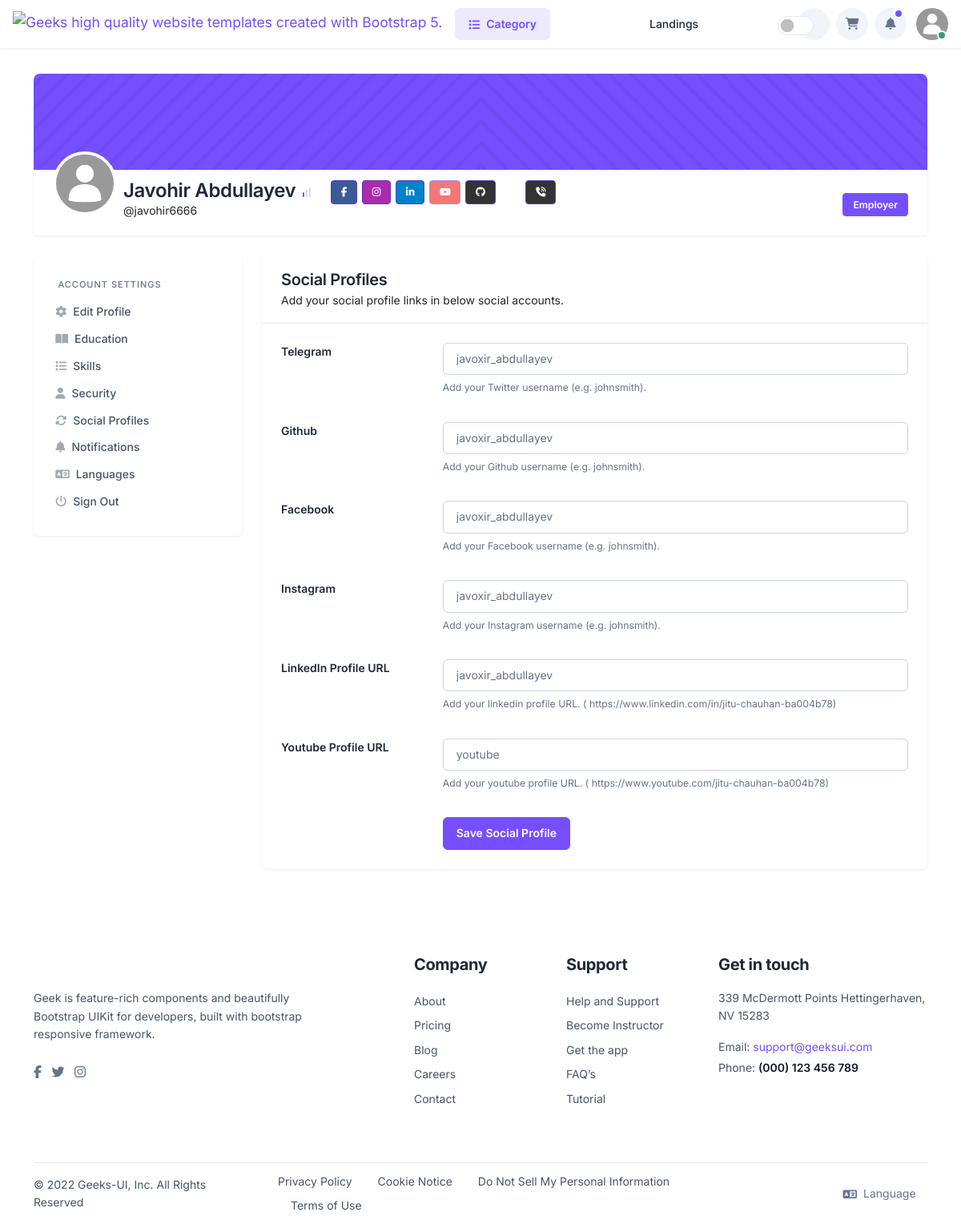
Screenshot of /users/settings/javohir6666/social-network/ (signed in) with the database file from the repository.
### users/models.py (models this page shows)
class CustomUser(AbstractUser):
    user_type= models.CharField(max_length=20, choices=USER_TYPE)
    phone = models.CharField(max_length=17, blank=True, null=True)
    telegram = models.CharField(max_length=150, blank=True, null=True)
    instagram = models.CharField(max_length=150, blank=True, null=True)
    website = models.CharField(max_length=150, blank=True, null=True)
    linkedin= models.CharField(max_length=150, blank=True, null=True)
    facebook = models.CharField(max_length=150, blank=True, null=True)
    github = models.CharField(max_length=150, blank=True, null=True)
    youtube = models.CharField(max_length=150, blank=True, null=True)
    about = models.TextField(blank=True)
    languages = models.CharField(max_length=20, choices=LANGUAGES, blank=True)
    gender = models.CharField(max_length=20, choices=GENDER_SELECTION, blank=True)
    avatar = models.ImageField(upload_to='avatars/', default='avatars/default.png', blank=True)
    address = models.CharField(max_length=255, blank=True, null=True)
    class Meta:
        ordering = ['-date_joined']
    def __str__(self):
        return str(self.username)

### users/views.py (the view)
# urls.py: path(r'settings/<str:username>/social-network/', SocialView.as_view(), name='profileSocialNetwork'),
class SocialView(View, LoginRequiredMixin):
    login_url = 'users:login'
    def get(self, request, username):
        user = get_object_or_404(CustomUser, username=username)
        return render(request, 'users/profile/social_profiles.html', {"customuser": user})

### templates/users/profile/social_profiles.html (shortened to what this page needs)
{% extends 'users/profile/layouts/detail.html' %}
{% block cont %}
<div class="col-lg-9 col-md-8 col-12">
    <div class="card">
        <div class="card-header">
            <h3 class="mb-0">Social Profiles</h3>
            <p class="mb-0">
                Add your social profile links in below social accounts.
            </p>
        </div>
        <div class="card-body">
            <form method="POST" action="/users/settings/{{user.username}}/social-network/update/" enctype="multipart/form-data">
            <div class="row mb-5">
                <div class="col-lg-3 col-md-4 col-12">
                    <h5>Telegram</h5>
                </div>
                <div class="col-lg-9 col-md-8 col-12">
                    <input type="text" name="telegram" class="form-control mb-1" {% if user.telegram == None %}placeholder="telegram"{% else %}value="{{user.telegram}}"{% endif %}>
                    <small class="text-muted">Add your Twitter username (e.g. johnsmith).</small>
                </div>
            </div>
            <div class="row mb-5">
                <div class="col-lg-3 col-md-4 col-12">
                    <h5>Github</h5>
                </div>
                <div class="col-lg-9 col-md-8 col-12">
                    <input type="text" name="github" class="form-control mb-1" {% if user.github == None %}placeholder="github"{% else %}value="{{user.github}}"{% endif %}>
                    <small class="text-muted">Add your Github username (e.g. johnsmith).</small>
                </div>
            </div>
            <div class="row mb-5">
                <div class="col-lg-3 col-md-4 col-12">
                    <h5>Facebook</h5>
                </div>
                <div class="col-lg-9 col-md-8 col-12">
                    <input type="text" name="facebook" class="form-control mb-1" {% if user.facebook == None %}placeholder="Facebook"{% else %}value="{{user.facebook}}"{% endif %}>
                    <small class="text-muted">Add your Facebook username (e.g. johnsmith).</small>
                </div>
            </div>
            <div class="row mb-5">
                <div class="col-lg-3 col-md-4 col-12">
                    <h5>Instagram</h5>
                </div>
                <div class="col-lg-9 col-md-8 col-12">
                    <input type="text" name="instagram" class="form-control mb-1" {% if user.instagram == None %}placeholder="instagram"{% else %}value="{{user.instagram}}"{% endif %}>
                    <small class="text-muted">Add your Instagram username (e.g. johnsmith).</small>
                </div>
            </div>
            <div class="row mb-5">
                <div class="col-lg-3 col-md-4 col-12">
                    <h5>LinkedIn Profile URL</h5>
                </div>
                <div class="col-lg-9 col-md-8 col-12">
                    <input type="text" name="linkedin" class="form-control mb-1" {% if user.linkedin == None %}placeholder="linkedin"{% else %}value="{{user.linkedin}}"{% endif %}>
                    <small class="text-muted">Add your linkedin profile URL. (
                        https://www.linkedin.com/in/jitu-chauhan-ba004b78)</small>
                </div>
            </div>
                <div class="row mb-5">
                    <div class="col-lg-3 col-md-4 col-12">
                        <h5>Youtube Profile URL</h5>
                    </div>
                    <div class="col-lg-9 col-md-8 col-12">
                        <input type="text" name="youtube" class="form-control mb-1" {% if user.youtube == None %}placeholder="youtube"{% else %}value="{{user.youtube}}"{% endif %}>
                        <small class="text-muted">Add your youtube profile URL. (
                            https://www.youtube.com/jitu-chauhan-ba004b78)</small>
                    </div>
                </div>
            <div class="row">
                <div class="offset-lg-3 col-lg-6 col-12">
                    <button type="submit" class="btn btn-primary">Save Social Profile</button>
                </div>
            </div>
        </form>
        </div>
    </div>
</div>
{% endblock cont %}

### templates/users/profile/layouts/detail.html (shortened to what this page needs)
{% extends 'layouts/base.html' %}
{% load static %}
{% block content %}
<section class="pt-5 pb-5">
    <div class="container">
        <div class="row align-items-center">
            <div class="col-xl-12 col-lg-12 col-md-12 col-12">
                <div class="pt-16 rounded-top-md" style="
                            background: url({% static 'img/background/profile-bg.jpg' %}) no-repeat;
                            background-size: cover;
                        "></div>
              <div class="card rounded-0 rounded-bottom  px-4  pt-2 pb-4 ">
                <div class="d-flex align-items-end justify-content-between  ">
                  <div class="d-flex align-items-center">
                    <div class="me-2 position-relative d-flex justify-content-end align-items-end mt-n5">
                      <img src="{{user.avatar.url}}" class="avatar-xl rounded-circle border border-4 border-white" alt="">
                    </div>
                    <div class="lh-1">
                      <h2 class="mb-0">{% if user.get_full_name %}{{user.get_full_name}}{% else %}None{% endif %}
                        <a href="#" class="text-decoration-none" data-bs-toggle="tooltip" data-placement="top" aria-label="Beginner" data-bs-original-title="Beginner">
                          <svg width="16" height="16" viewBox="0 0 16 16" fill="none" xmlns="http://www.w3.org/2000/svg">
                            <rect x="3" y="8" width="2" height="6" rx="1" fill="#754FFE"></rect>
                            <rect x="7" y="5" width="2" height="9" rx="1" fill="#DBD8E9"></rect>
                            <rect x="11" y="2" width="2" height="12" rx="1" fill="#DBD8E9"></rect>
                          </svg>
                        </a>
                        <div class="d-inline mx-3">
                          <a class="btn btn-sm btn-primary btn-floating {% if user.facebook %}active {% else %} disabled{% endif %} " style="background-color: #3b5998;" href="https://facebook.com/{{user.facebook}}" role="button">
                            <i class="fab fa-facebook-f"></i>
                          </a>
                          <a class="btn btn-sm btn-primary btn-floating {% if user.instagram %}active {% else %} disabled{% endif %} " style="background-color: #ac2bac;" href="https://instagram.com/{{user.instagram}}" role="button">
                            <i class="fab fa-instagram"></i>
                          </a>
                          <a class="btn btn-sm btn-primary btn-floating {% if user.linkedin %}active {% else %} disabled{% endif %} " style="background-color: #0082ca;" href="https://linkedin.com/{{user.linkedin}}" role="button">
                            <i class="fab fa-linkedin-in"></i>
                          </a>
                          <a class="btn btn-sm btn-primary btn-floating {% if user.youtube %}active {% else %} disabled{% endif %} " style="background-color: #ed302f;" href="https://youtube.com/{{user.youtube}}" role="button">
                            <i class="fab fa-youtube"></i>
                          </a>
                          <a class="btn btn-sm btn-primary btn-floating {% if user.github %}active {% else %} disabled{% endif %} " style="background-color: #333333;" href="https://github.com/{{user.github}}" role="button">
                            <i class="fab fa-github"></i>
                          </a>
                          <a class="btn btn-sm btn-primary mx-5 btn-floating {% if user.phone %}active {% else %} disabled{% endif %} " style="background-color: #333333;" href="tel:{{user.phone}}" role="button">
                            <i class="fa fa-phone-volume"></i>
                          </a>
                        </div>
                      </h2>
                      <p class=" mb-0 d-block">@{{user}}</p>
                    </div>
                  </div>
                  <div>
                    <span class="btn btn-primary btn-sm d-none d-md-block">{{user.user_type}}</span>
                  </div>
                </div>
                </div>
            </div>
        </div>
<div class="row mt-0 mt-md-4">
            <div class="col-lg-3 col-md-4 col-12">
                <nav class="navbar navbar-expand-md navbar-light shadow-sm mb-4 mb-lg-0 sidenav">
                    <div class="collapse navbar-collapse" id="sidenav">
                        <div class="navbar-nav flex-column">
                            <span class="navbar-header">Account Settings</span>
                            <ul class="list-unstyled ms-n2 mb-0">
                                <li class="nav-item">
                                    <a class="nav-link" href="{% url 'users:profile' user.username %}"><i class="fa fa-gear nav-icon"></i>Edit Profile</a>
                                </li>
                                <li class="nav-item">
                                    <a class="nav-link" href="{% url 'users:profileEducation' user.username %}"><i class="fa fa-book-open nav-icon"></i>Education</a>
                                </li>
                                <li class="nav-item">
                                    <a class="nav-link" href="{% url 'users:profileSkill' user.username %}"><i class="fa fa-list nav-icon"></i>Skills</a>
                                </li>
                                <li class="nav-item">
                                    <a class="nav-link" href="{% url 'users:profileSecurity' user.username %}"><i class="fa fa-user nav-icon"></i>Security</a>
                                </li>
                                <li class="nav-item">
                                    <a class="nav-link" href="{% url 'users:profileSocialNetwork' user.username %}"><i class="fa fa-rotate nav-icon"></i>Social
                                        Profiles</a>
                                </li>
                                <li class="nav-item">
                                    <a class="nav-link" href="{% url 'users:profileNotification' user.username %}"><i class="fa fa-bell nav-icon"></i>Notifications</a>
                                </li>
                                <li class="nav-item">
                                  <a class="nav-link" href="{% url 'users:profilelanguages' user.username %}"><i class="fa fa-language nav-icon"></i>Languages</a>
                              </li>
                                <li class="nav-item">
                                    <a class="nav-link" href="../index.html"><i class="fa fa-power-off nav-icon"></i>Sign Out</a>
                                </li>
                            </ul>
                        </div>
                    </div>
                </nav>
            </div>
{% block cont %}{% endblock cont %}
        </div>
    </div>
</section>
{% endblock content %}

### templates/components/user_avatar.html (shortened to what this page needs)
<ul class="navbar-nav navbar-right-wrap ms-2 d-none d-lg-block">
    <li class="dropdown d-inline-block stopevent">
        <a class="btn btn-light btn-icon rounded-circle text-muted indicator indicator-primary" href="#" role="button" id="dropdownNotificationSecond" data-bs-toggle="dropdown" aria-haspopup="true" aria-expanded="false">
            <i class="fa fa-bell"> </i>
        </a>
    </li>
    <li class="dropdown ms-2 d-inline-block">
        <a class="rounded-circle" href="#" data-bs-toggle="dropdown" data-bs-display="static" aria-expanded="false">
            <div class="avatar avatar-md avatar-indicators avatar-online">
                <img alt="avatar" src="{{user.avatar.url}}" class="rounded-circle">
            </div>
        </a>
    </li>
</ul>

### rows the page displays
CustomUser: avatar (placeholder picture), get_full_name "Javohir Abdullayev", username "javohir6666", user_type "Employer", telegram "javoxir_abdullayev", github "javoxir_abdullayev", facebook "javoxir_abdullayev", instagram "javoxir_abdullayev", linkedin "javoxir_abdullayev"
